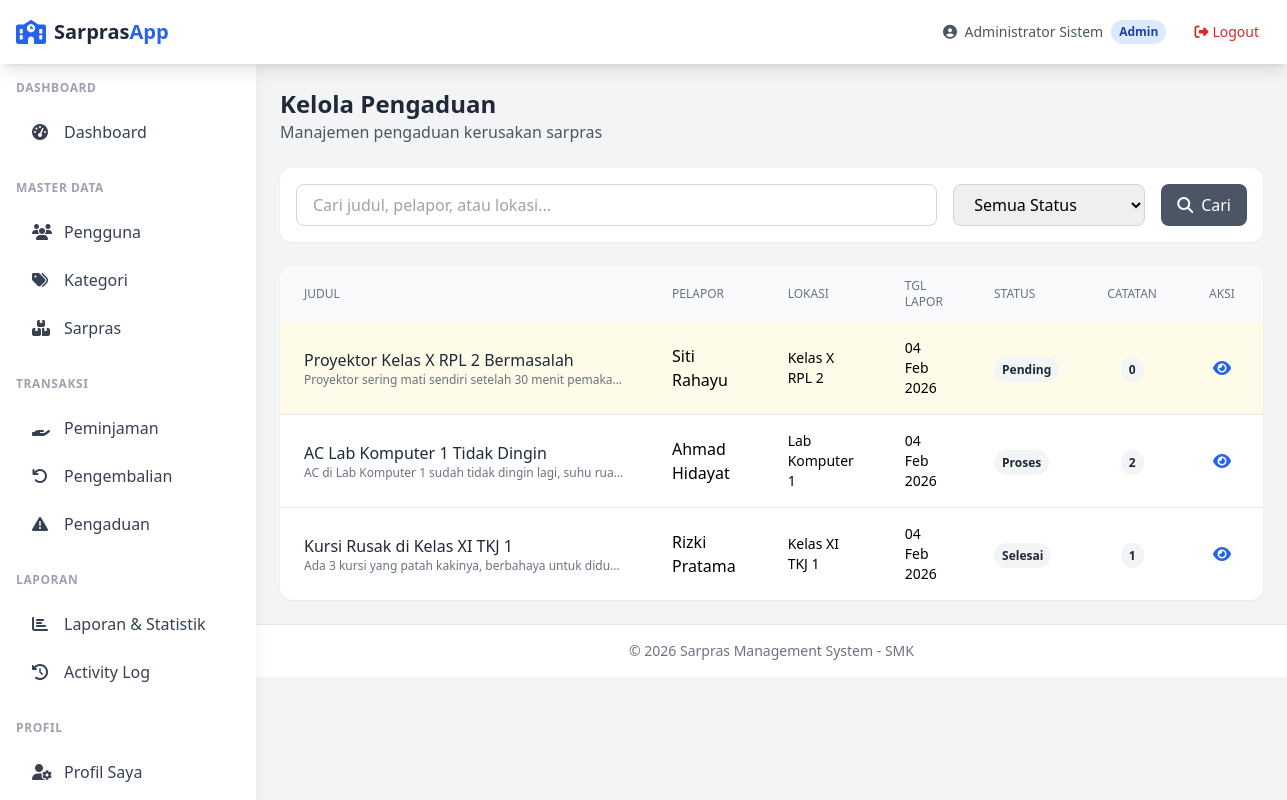
Screenshot of /admin/pengaduan/index.php (signed in) with the database file from the repository.
### tables this page shows
CREATE TABLE pengaduan (
    id INT AUTO_INCREMENT PRIMARY KEY,
    user_id INT NOT NULL,
    judul VARCHAR(200) NOT NULL,
    deskripsi TEXT NOT NULL,
    lokasi VARCHAR(100),
    jenis_sarpras VARCHAR(100),
    foto VARCHAR(255),
    status ENUM('pending', 'proses', 'selesai', 'ditutup') DEFAULT 'pending',
    created_at TIMESTAMP DEFAULT CURRENT_TIMESTAMP,
    updated_at TIMESTAMP DEFAULT CURRENT_TIMESTAMP ON UPDATE CURRENT_TIMESTAMP,
    FOREIGN KEY (user_id) REFERENCES users(id) ON DELETE RESTRICT
);

CREATE TABLE users (
    id INT AUTO_INCREMENT PRIMARY KEY,
    username VARCHAR(50) NOT NULL UNIQUE,
    password VARCHAR(255) NOT NULL,
    email VARCHAR(100),
    nama_lengkap VARCHAR(100) NOT NULL,
    role ENUM('admin', 'petugas', 'user') NOT NULL DEFAULT 'user',
    phone VARCHAR(20),
    created_at TIMESTAMP DEFAULT CURRENT_TIMESTAMP,
    updated_at TIMESTAMP DEFAULT CURRENT_TIMESTAMP ON UPDATE CURRENT_TIMESTAMP
);

### config/database.php (called while the page is built, shortened)
<?php
function getConnection() {
    static $pdo = null;
    if ($pdo === null) {
        try {
            $dsn = "mysql:host=" . DB_HOST . ";dbname=" . DB_NAME . ";charset=" . DB_CHARSET;
            $options = [
                PDO::ATTR_ERRMODE => PDO::ERRMODE_EXCEPTION,
                PDO::ATTR_DEFAULT_FETCH_MODE => PDO::FETCH_ASSOC,
                PDO::ATTR_EMULATE_PREPARES => false,
            ];
            $pdo = new PDO($dsn, DB_USER, DB_PASS, $options);
        } catch (PDOException $e) {
            die("Database connection failed: " . $e->getMessage());
        }
    }
    return $pdo;
}
function query($sql, $params = []) {
    $pdo = getConnection();
    $stmt = $pdo->prepare($sql);
    $stmt->execute($params);
    return $stmt;
}
function fetchAll($sql, $params = []) {
    return query($sql, $params)->fetchAll();
}

### admin/pengaduan/index.php (the view, shortened to what this page needs)
<?php
require_once __DIR__ . '/../../includes/functions.php';
$page = max(1, intval($_GET['page'] ?? 1));
$perPage = 10;
$search = sanitize($_GET['search'] ?? '');
$where = "WHERE 1=1";
$params = [];
$totalItems = fetch("
    SELECT COUNT(*) as count
    FROM pengaduan pg
    JOIN users u ON pg.user_id = u.id
    $where
", $params)['count'];
$pagination = paginate($totalItems, $page, $perPage);
$pengaduan = fetchAll("
    SELECT pg.*, u.nama_lengkap,
           (SELECT COUNT(*) FROM catatan_pengaduan WHERE pengaduan_id = pg.id) as jumlah_catatan
    FROM pengaduan pg
    JOIN users u ON pg.user_id = u.id
    $where
    ORDER BY
        CASE pg.status WHEN 'pending' THEN 1 WHEN 'proses' THEN 2 ELSE 3 END,
        pg.created_at DESC
    LIMIT {$pagination['per_page']} OFFSET {$pagination['offset']}
", $params);
require_once __DIR__ . '/../../includes/header.php';
?>
<div class="space-y-6">
    <div class="flex flex-col sm:flex-row sm:items-center sm:justify-between gap-4">
        <div>
            <h1 class="text-2xl font-bold text-gray-800">Kelola Pengaduan</h1>
            <p class="text-gray-600">Manajemen pengaduan kerusakan sarpras</p>
        </div>
    </div>
    <div class="bg-white rounded-xl shadow-sm p-4">
        <form method="GET" class="flex flex-col sm:flex-row gap-4">
            <div class="flex-1">
                <input type="text" name="search" value="<?= e($search) ?>"
                    placeholder="Cari judul, pelapor, atau lokasi..."
                    class="w-full px-4 py-2 border border-gray-300 rounded-lg focus:ring-2 focus:ring-blue-500 focus:border-blue-500">
            </div>
            <div class="w-full sm:w-48">
                <select name="status" class="w-full px-4 py-2 border border-gray-300 rounded-lg focus:ring-2 focus:ring-blue-500 focus:border-blue-500">
                    <option value="">Semua Status</option>
                </select>
            </div>
            <button type="submit" class="px-4 py-2 bg-gray-600 text-white rounded-lg hover:bg-gray-700 transition">
                <i class="fas fa-search mr-2"></i>Cari
            </button>
        </form>
    </div>
    <div class="bg-white rounded-xl shadow-sm overflow-hidden">
        <div class="overflow-x-auto">
            <table class="w-full">
                <thead class="bg-gray-50">
                    <tr>
                        <th class="px-6 py-3 text-left text-xs font-medium text-gray-500 uppercase">Judul</th>
                        <th class="px-6 py-3 text-left text-xs font-medium text-gray-500 uppercase">Pelapor</th>
                        <th class="px-6 py-3 text-left text-xs font-medium text-gray-500 uppercase">Lokasi</th>
                        <th class="px-6 py-3 text-left text-xs font-medium text-gray-500 uppercase">Tgl Lapor</th>
                        <th class="px-6 py-3 text-left text-xs font-medium text-gray-500 uppercase">Status</th>
                        <th class="px-6 py-3 text-center text-xs font-medium text-gray-500 uppercase">Catatan</th>
                        <th class="px-6 py-3 text-center text-xs font-medium text-gray-500 uppercase">Aksi</th>
                    </tr>
                </thead>
                <tbody class="divide-y divide-gray-200">
                    <?php if (empty($pengaduan)): ?>
                        <tr>
                            <td colspan="7" class="px-6 py-8 text-center text-gray-500">
                                <i class="fas fa-inbox text-4xl mb-3 block"></i>
                                Tidak ada data pengaduan
                            </td>
                        </tr>
                    <?php else: ?>
                        <?php foreach ($pengaduan as $pg): ?>
                            <tr class="hover:bg-gray-50 <?= $pg['status'] === 'pending' ? 'bg-yellow-50' : '' ?>">
                                <td class="px-6 py-4">
                                    <p class="font-medium text-gray-800"><?= e($pg['judul']) ?></p>
                                    <p class="text-xs text-gray-500 truncate max-w-xs"><?= e(substr($pg['deskripsi'], 0, 60)) ?>...</p>
                                </td>
                                <td class="px-6 py-4"><?= e($pg['nama_lengkap']) ?></td>
                                <td class="px-6 py-4 text-sm"><?= e($pg['lokasi'] ?? '-') ?></td>
                                <td class="px-6 py-4 text-sm"><?= formatDate($pg['created_at']) ?></td>
                                <td class="px-6 py-4"><?= getStatusBadge($pg['status']) ?></td>
                                <td class="px-6 py-4 text-center">
                                    <span class="px-2 py-1 text-xs font-semibold rounded-full bg-gray-100 text-gray-800">
                                        <?= $pg['jumlah_catatan'] ?>
                                    </span>
                                </td>
                                <td class="px-6 py-4">
                                    <div class="flex items-center justify-center space-x-2">
                                        <a href="view.php?id=<?= $pg['id'] ?>"
                                            class="p-2 text-blue-600 hover:bg-blue-50 rounded-lg transition" title="Detail/Proses">
                                            <i class="fas fa-eye"></i>
                                        </a>
                                    </div>
                                </td>
                            </tr>
                        <?php endforeach; ?>
                    <?php endif; ?>
                </tbody>
            </table>
        </div>
    </div>
</div>
<?php require_once __DIR__ . '/../../includes/footer.php'; ?>

### includes/functions.php (shortened to what this page needs)
<?php
function sanitize($input)
{
    return htmlspecialchars(trim($input), ENT_QUOTES, 'UTF-8');
}
function e($string)
{
    return htmlspecialchars($string ?? '', ENT_QUOTES, 'UTF-8');
}
function formatDate($date, $format = 'd M Y')
{
    return date($format, strtotime($date));
}
function getStatusBadge($status)
{
    $badges = [
        'pending' => '<span class="px-2 py-1 text-xs font-semibold rounded-full bg-yellow-100 text-yellow-800">Menunggu</span>',
        'approved' => '<span class="px-2 py-1 text-xs font-semibold rounded-full bg-blue-100 text-blue-800">Disetujui</span>',
        'rejected' => '<span class="px-2 py-1 text-xs font-semibold rounded-full bg-red-100 text-red-800">Ditolak</span>',
        'active' => '<span class="px-2 py-1 text-xs font-semibold rounded-full bg-green-100 text-green-800">Aktif</span>',
        'returned' => '<span class="px-2 py-1 text-xs font-semibold rounded-full bg-gray-100 text-gray-800">Dikembalikan</span>',
        'overdue' => '<span class="px-2 py-1 text-xs font-semibold rounded-full bg-red-100 text-red-800">Terlambat</span>',
        'proses' => '<span class="px-2 py-1 text-xs font-semibold rounded-full bg-blue-100 text-blue-800">Diproses</span>',
        'selesai' => '<span class="px-2 py-1 text-xs font-semibold rounded-full bg-green-100 text-green-800">Selesai</span>',
        'ditutup' => '<span class="px-2 py-1 text-xs font-semibold rounded-full bg-gray-100 text-gray-800">Ditutup</span>',
    ];
    return $badges[$status] ?? '<span class="px-2 py-1 text-xs font-semibold rounded-full bg-gray-100 text-gray-800">' . ucfirst($status) . '</span>';
}

### rows the page displays
pengaduan: judul "Proyektor Kelas X RPL 2 Bermasalah", deskripsi "Proyektor sering mati sendiri setelah 30 menit pemaka…", user.nama_lengkap "Siti Rahayu", lokasi "Kelas X RPL 2", created_at "04 Feb 2026", status "Pending", jumlah_catatan "0"
pengaduan: judul "AC Lab Komputer 1 Tidak Dingin", deskripsi "AC di Lab Komputer 1 sudah tidak dingin lagi, suhu rua…", user.nama_lengkap "Ahmad Hidayat", lokasi "Lab Komputer 1", created_at "04 Feb 2026", status "Proses", jumlah_catatan "2"
pengaduan: judul "Kursi Rusak di Kelas XI TKJ 1", deskripsi "Ada 3 kursi yang patah kakinya, berbahaya untuk didu…", user.nama_lengkap "Rizki Pratama", lokasi "Kelas XI TKJ 1", created_at "04 Feb 2026", status "Selesai", jumlah_catatan "1"

### other values shown
$currentUser['nama_lengkap'] "Administrator Sistem"
$currentRole "Admin"
